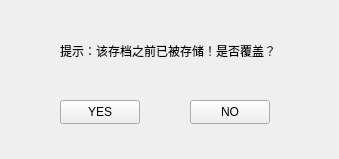
<?xml version="1.0" encoding="UTF-8"?>
<ui version="4.0">
 <class>save_request</class>
 <widget class="QWidget" name="save_request">
  <property name="geometry">
   <rect>
    <x>0</x>
    <y>0</y>
    <width>339</width>
    <height>159</height>
   </rect>
  </property>
  <property name="windowTitle">
   <string>Form</string>
  </property>
  <widget class="QPushButton" name="Yesbutton">
   <property name="geometry">
    <rect>
     <x>60</x>
     <y>100</y>
     <width>80</width>
     <height>24</height>
    </rect>
   </property>
   <property name="text">
    <string>YES</string>
   </property>
  </widget>
  <widget class="QPushButton" name="NoButton">
   <property name="geometry">
    <rect>
     <x>190</x>
     <y>100</y>
     <width>80</width>
     <height>24</height>
    </rect>
   </property>
   <property name="text">
    <string>NO</string>
   </property>
  </widget>
  <widget class="QLabel" name="label">
   <property name="geometry">
    <rect>
     <x>60</x>
     <y>30</y>
     <width>231</width>
     <height>41</height>
    </rect>
   </property>
   <property name="text">
    <string>提示：该存档之前已被存储！是否覆盖？</string>
   </property>
  </widget>
 </widget>
 <resources/>
 <connections/>
</ui>
